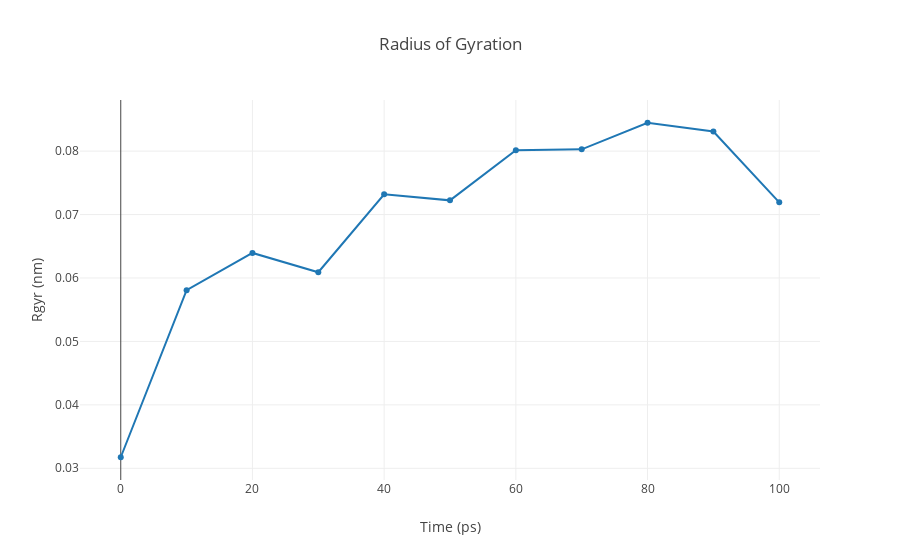

The code cell stored with this chart in its notebook:
### Code cell
import plotly
import plotly.graph_objs as go

# Read Rgyr data from file 
with open(output_rgyr,'r') as rgyr_file:
    x,y = map(
        list,
        zip(*[
            (float(line.split()[0]),float(line.split()[1]))
            for line in rgyr_file 
            if not line.startswith(("#","@")) 
        ])
    )

plotly.offline.init_notebook_mode(connected=True)

plotly.offline.iplot({
    "data": [go.Scatter(x=x, y=y)],
    "layout": go.Layout(title="Radius of Gyration",
                        xaxis=dict(title = "Time (ps)"),
                        yaxis=dict(title = "Rgyr (nm)")
                       )
})

### Figure 1 — Plotly figure (JSON) as saved in the notebook; plotly's stock layout.template omitted (floating-point values rounded to 4 significant figures)
{"data": [{"type": "scatter", "uid": "1794dd2e-4594-4ea5-af42-ea0e3e33ccdf", "x": [0, 10, 20, 30, 40, 50, 60, 70, 80, 90, 100], "y": [0.03174, 0.05808, 0.06395, 0.0609, 0.0732, 0.07224, 0.08013, 0.08029, 0.08447, 0.08308, 0.07192]}], "layout": {"title": {"text": "Radius of Gyration"}, "xaxis": {"title": {"text": "Time (ps)"}}, "yaxis": {"title": {"text": "Rgyr (nm)"}}}}
